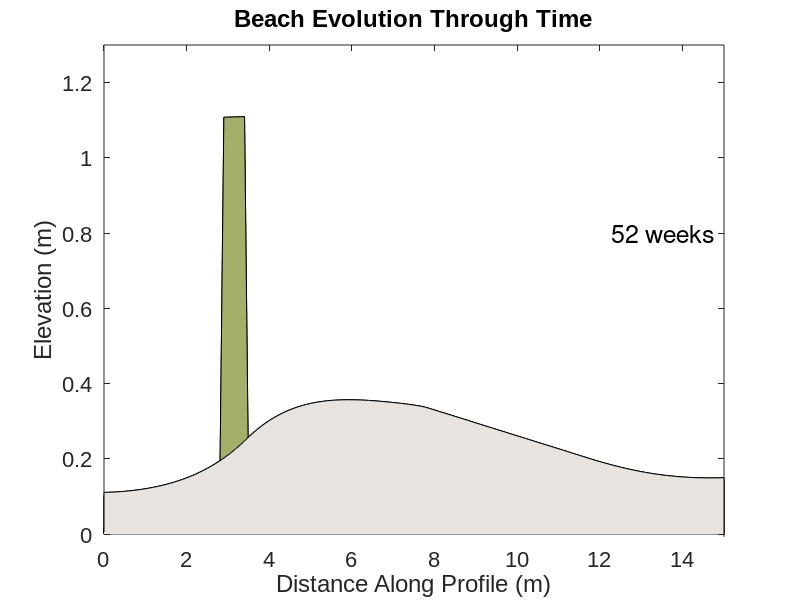

Recreate this plot in MATLAB. (Note: a time limit stopped this script after it produced the figure.)
% Grasses on a Sandy Beach: Beneficial Relationship with Burial
% A Model of Obstacle Dunes from Disrupted Wind Field
% Suspension and Diffusion
% Calculating Plant Area Covered
% written by Emily Fairfax
% April 23rd, 2016


%% Introduction to the Model

% *** Motivation *** 
% The motivation for this model is to demonstrate how a plant's
% physiological response to burial by sand affects both it's growth pattern
% through time as well as the morphology of obstacle dunes which form
% downwind of the plant. It takes into account sand falling out of
% suspension behind the plant in the plant's "windshadow," as well as
% hillslope diffusion of the sand as it falls out of suspension and is
% added to the bed.

% *** Relationship to Burial in Sand ***
% In this particular version of the model, the plant has a beneficial
% relationship with burial, such as that found in Sea Oats and American
% Dunegrass. This means that the growth rate of the plant is based on the
% following equation: G = c*gB(1-B), where G is the growth rate in vertical
% height/time, g is a scaling factor of a base growth rate, and B is the
% scaled biomass of the plant - in this case B is represented by the
% plant's height as a percentage of a max possible growth height. The
% "growth factor" term, c, accounts for how much of the plant is buried in
% the sand. There is an optimal burial percentage defined in the model -
% for burials less than or equal to this percentage, the amount of benefit
% the plant receives from burial increases with increasing burial. Above
% this percentage and increasing burial begins to decrease the benefit the
% plant receives from being buried. In this model the plant is never buried
% enough to cause negative growth.

% *** Model Output ***
% This model will output a movie of the dune forming as it runs, and then
% upon completion produces figures showing the following values through
% time:total accumulated sand in the dune, plant height, percentage of
% plant buried in the sand, growth rate and aboveground exposed plant
% biomass. It also produces a plot of the growth factor term as it related
% to the buried biomass percentage. 

% *** Notes on Running the Model ***
% Since this model includes diffusion, many of the parameters are fairly
% sensitive - in particular the time step and spacial steps, dx and dt.
% Changing these will likely result in an unstable model.

% *** Enjoy!*** 
% Feel free to email me with any questions at emily.fairfax@gmail.com

clear all

%% Initialize
% Constants
    % Topography Constants
    beach_length = 15; % length of the beach in meters
    beach_slope = .003; % slope of beach (for linear topography)
    
    % Grass Constants
    max_grass_height = 1; %maximum height grass can grow
    min_growth = 0.015; %grass grows at a minimum of this amount per timestep, m
    grass_height = 0.05; % height of grass tuft in meters, initialize with some starting height
    block_factor = 0.3; % effective height of grass that acts as a wind block
    optimal_coverage_percent = 0.08; %*100 = percent covered for best growth
    
    % Suspended Load Constants
    suspended_sand_factor = .0006; % meters of sediment per timestep that could fall out of suspension if wind speed -> 0 
    
    %Diffusion Constants
    k = 10; %hillslope diffusivity constant in meter^2/timestep
    rho_sand = 1700; %density of soil in kg/m^3

% Space Array
    dx = .1; % horizontal step in meters
    xmin = 0; % min horizontal space in meters
    xmax = beach_length; % max horizontal space in meters
    x = xmin:dx:xmax; % x array
    xedge = xmin+(dx/2):dx:xmax-(dx/2); % xedge array  
    
% Time Array
    dt = .25; % time step in days
    max_days = 365; % number of minutes to run the simulation
    tmax = max_days; % tmax in days
    t = 0:dt:tmax; % time array
    imax = length(t); % loop length
    nplot = max_days; % number of plots
    tplot = tmax/nplot; % times at which plots will be made
    
% Variable Arrays
    N = length(x); % nodes
    
    % Sand Arrays
    sand_elevation = zeros(1,N); %create array for elevation profile of earth
    sand_elevation(1:N) = .1+beach_slope.*x; % linear valley profile
    original_sand_no_grass = sand_elevation; %make a copy of the sand array that will not change within the loop
    
    % Grass Arrays
    % Grass Location and Dimensions
    grass1_start = (2*xmax/10)/dx; %the grass starts at this position in the array
    grass1_end = (2*xmax/10+.5)/dx; %the grass ends at this position in the array
    grass_length = (grass1_end-grass1_start)*dx; %the length of the grass in meters
    grass1_end_effective_blocking_height = sand_elevation(grass1_start)+block_factor*grass_height; % find the elevation of the effective blocking height of the grass
    
    % Grass Elevations
    grass_elevation = sand_elevation; %create array for elevation including grass
    grass_elevation(grass1_start:grass1_end) = sand_elevation(grass1_start)+grass_height; % grass tuft is elevated above sand
    grass1_end_elevation = grass_elevation(grass1_end); % find the elevation of the grass at the end of the tuft
    
    % Wind Shadow Behind Grass
    grass1_shadow_end = (grass1_end+10/dx*grass_height); % grass wind shadow extends ten times the height of the tuft behind the grass
    grass1_shadow_length = length(x(grass1_end:grass1_shadow_end)); %this is the length of the wind shadow in the array
    grass1_shadow_end_elevation = grass_elevation(grass1_shadow_end); %this is the elevation of sand at the end of the wind shadow
    
    % Wind Disturbance Arrays
    % Treat Wind Disturbance as a Linear Trajectory from Effective Blocking
    % Height to End of Shadow Sand Elevation, simple y = mx+b formula
    wind_disturbance_height = grass1_shadow_end_elevation-((grass1_shadow_end*dx*(grass1_shadow_end_elevation-grass1_end_effective_blocking_height)/((grass1_shadow_end*dx)-grass1_start*dx)))+((grass1_shadow_end_elevation-grass1_end_effective_blocking_height)/((grass1_shadow_end*dx)-grass1_start*dx))*x; %disturbance to wind pattern is a linear decrease over the length of the wind shadow from the tip of the grass to where it intersects the sand
    
    
    %Flux Arrays
    Q_diffusion = zeros(1,N); %preallocate Q array for diffusion
    dQdx = zeros(1,N-2); %preallocate dQdx array
    
%Plotting Arrays
    bottomline=zeros(N:1);%Create a bottom line array for use in filling plots, needs to be same length as N
    bottomline(1:N)=-200000; %arbitrary very negative number
    range_of_percents = zeros(1,imax-1);
    range_of_percents = 0:20/(imax-1):20;
    range_of_zeros = zeros(1,imax-1);
    range_of_zeros_for_time = zeros(1,imax);

%% Run
for i = 2:imax %this is the time loop
    
    % Wind Speed Dependent Suspended Sediments
        % Calculate How Much Sediment to Deposit Along Wind Shadow
        percent_max_windspeed = ones(1,N-1); %initialize windspeed factor so that all wind is max windspeed

        for j = 1:(grass1_shadow_length) %loop through the wind shadow (zone of deposition), this is the only place we are going to alter the wind speed

            if sand_elevation(grass1_end+j)<=wind_disturbance_height(grass1_end+j) %if the sand isn't taller than the grass in a given unit cell
                % Linear Wind Speed Profile
                linear_wind_profile = 1/(grass1_shadow_end-grass1_end); %the slope of the line that goes from the end of the tuft to the end of the wind shadow
                percent_max_windspeed(grass1_end+j) = linear_wind_profile*x(grass1_end+j)-linear_wind_profile*grass1_end; %the line with values from 1->0 over the length of the wind shadow representing how much sand is going to fall out of suspension as a fraction of the total possible amount to fall out of suspension
            end

        end
        % Net Flux of Sand from Suspended Sediments
        dQdx_suspended_sand = suspended_sand_factor*(1 - percent_max_windspeed); %net flux into each box from suspended load being deposited is dependent on the wind speed profile as affected by the grass tuft
    
    % Diffusion of Sand
        %Flux of Sand from Diffusion
        Q_diffusion(1:N-1) = k.*diff(sand_elevation(1:N))./dx; %carry soil out of each dx box according to flux eq. for hillslope diffusion
        
        % Net Flux of Sand from Diffusion
        dQdx_diffusion(1:N-2) = (1/rho_sand)*(diff(Q_diffusion(1:N-1))./dx); %figure out the net flux in each box from sand diffusion, independent of deposited sand
        dQdX_diffusion(1:N-1) = [dQdx_diffusion(1) dQdx_diffusion]; %flux sand out of left hand side of box, ultimate downslope position
    
    % Combined Net Fluxes of Sand into Each Cell: Suspended Sediment + Diffusion
    dQdx(1:N-1) = dQdx_suspended_sand(1:N-1)+dQdX_diffusion(1:N-1);%+dQdx_diffusion(1:N-1); % diff Q to get dQdx
    dQdx(N) = dQdx(N-1); % net flux out of last box is same as box before it, allows model to drain...boundary condition

    % Sand Height Changes
    dHdt = dQdx; % conservation statement: change in sand height is a function of net flux of sand into box, no source or sink terms
    sand_elevation = sand_elevation + dHdt.*dt; % update total height of sand
    Hneg = find(sand_elevation<0); % find negative sand heights, shouldn't be any but just in case
    sand_elevation(Hneg)=0; % set negative sand heights to zero... no such thing as negative sand.
    
    %Calculate Area of Plant that is Covered by Sand using Trapezoidal
    %Integration
    plant_area_total(i) = trapz(x(grass1_start:grass1_end),grass_elevation(grass1_start:grass1_end))-trapz(x(grass1_start:grass1_end),original_sand_no_grass(grass1_start:grass1_end)); % Calculate area of the whole plant
    sand_area_accumulated_total(i) = trapz(x,sand_elevation)-trapz(x,original_sand_no_grass); %calculate area of all sand that has been added to the system since the time loop started
    plant_area_exposed(i) = trapz(x(grass1_start:grass1_end),grass_elevation(grass1_start:grass1_end))-trapz(x(grass1_start:grass1_end),sand_elevation(grass1_start:grass1_end)); %calculate how much of the plant is not buried under the sand
    plant_area_covered_percent(i) = (plant_area_total(i)-plant_area_exposed(i))/plant_area_total(i); %calculate the percent of the plant buried in the sand in decimal form
    
    %Grow the Grass
    if grass_height(i-1)<=max_grass_height %if the grass is shorter than the max height, apply the following growth laws
        
        if plant_area_covered_percent(i)<=optimal_coverage_percent %and if the plant is covered less than or equal to the optimal burial percent, the bonus from being buried increased with additional coverage
            grass_growth(i) = (min_growth*grass_height(i-1)/max_grass_height*(1-grass_height(i-1)/max_grass_height)*(1+plant_area_covered_percent(i)/optimal_coverage_percent))*dt;%growth curve for grass G = c*G(1-B) scaled by covered percentage factor, c
            biomass_growth(i) = (min_growth*grass_height(i-1)/max_grass_height*(1-grass_height(i-1)/max_grass_height))*dt;%growth curve for grass G = G(1-B) only considering the biomass terms, not coverage by sand
            burial_growth_factor(i) = (1+plant_area_covered_percent(i)/optimal_coverage_percent); %the real time burial growth factor affecting the plant is the c term
        
        else %if the plant has gone past the optimal coverage percentage, the bonus from being buried starts to decrease with additional coverage
            grass_growth(i) = (min_growth*grass_height(i-1)/max_grass_height*(1-grass_height(i-1)/max_grass_height)*(1+plant_area_covered_percent(i)/optimal_coverage_percent-2*(plant_area_covered_percent(i)-optimal_coverage_percent)/optimal_coverage_percent))*dt;%growth curve for grass G = c*G(1-B) scaled by covered percentage factor, c
            biomass_growth(i) = (min_growth*grass_height(i-1)/max_grass_height*(1-grass_height(i-1)/max_grass_height))*dt;%growth curve for grass G = G(1-B) only considering the biomass terms, not coverage by sand
            burial_growth_factor(i) = (1+plant_area_covered_percent(i)/optimal_coverage_percent-2*(plant_area_covered_percent(i)-optimal_coverage_percent)/optimal_coverage_percent);%the real time burial growth factor affecting the plant is the c term
        
        end %end the coverage based loop
    
    else %if the grass is trying to grow larger than the max height, stop it
        grass_growth(i) = 0; %no growth past max height
        biomass_growth(i) = 0; %no growth past max height
        burial_growth_factor(i) = 0; %no growth past max height
   
    end %end the grass growth loop
    
    %Update Grass Elevation, Grass Height, and other Grass Parameters with Growth
    grass_elevation(grass1_start:grass1_end) = original_sand_no_grass(grass1_start:grass1_end)+grass_height(i-1)+grass_growth(i); %update grass elevation with growth this timestep
    grass_height(i) = grass_elevation(grass1_start)-original_sand_no_grass(grass1_start); %update grass height with grass growth this time step
    grass1_end_elevation = grass_elevation(grass1_end); % find the elevation of the grass at the end of the tuft
    grass1_end_effective_blocking_height = sand_elevation(grass1_start)+block_factor*grass_height(i); % find the elevation of the effective blocking height of the grass
    grass1_shadow_end = ceil((grass1_end+10/dx*grass_height(i))); % grass wind shadow extends ten times the height of the tuft behind the grass
    grass1_shadow_length = length(x(grass1_end:grass1_shadow_end)); %this is the length of the wind shadow in the array
    grass1_shadow_end_elevation = original_sand_no_grass(grass1_shadow_end); %this is the elevation of sand at the end of the wind shadow
    
    %Update Wind Disturbance Height based on New Grass Height
    wind_disturbance_height = grass1_shadow_end_elevation-((grass1_shadow_end*dx*(grass1_shadow_end_elevation-grass1_end_effective_blocking_height)/((grass1_shadow_end*dx)-grass1_start*dx)))+((grass1_shadow_end_elevation-grass1_end_effective_blocking_height)/((grass1_shadow_end*dx)-grass1_start*dx))*x; %disturbance to wind pattern is a linear decrease over the length of the wind shadow from the tip of the grass to where it intersects the sand
    
    
    %For plotting percentage covered vs growth factor over a predetermined
    %range of percentages
    if range_of_percents(i)<= optimal_coverage_percent*100 %if the percent covered is less than or equal to the optimal percent
        range_of_growth_factors(i) = (1+0.01*range_of_percents(i)/optimal_coverage_percent); %growth factor is a increasing with additional coverage
    else % if the percent covered is greater than the optimal coverage percent
        range_of_growth_factors(i)=(1+0.01*range_of_percents(i)/optimal_coverage_percent-2*(0.01*range_of_percents(i)-optimal_coverage_percent)/optimal_coverage_percent); %growth factor decreased with addional coverage
    end %end this percentage loop
    
    %Plot the Results Each Time Step   
    if (rem(t(i),tplot)==0) %only plot if it is a multiple of tplot
        figure(1) 
        clf
        
        plot(x,grass_elevation, 'k') %plot the grass elevation
        hold all
        plot(x,sand_elevation,'k') %plot sand elevation on top of it

        %Color the grass green, do this first so sand can cover grass
        uu = [x,x];        % repeat x values
        gg = [grass_elevation,bottomline];   % vector of upper & lower boundaries
        fill(uu,gg,[.643,.686,.416]) %fill the polygon created

        %Color the sand beige, do this second so sand can cover the grass
        ss = [sand_elevation,bottomline];   % vector of upper & lower boundaries
        fill(uu,ss,[.91,.89,.87]) %fill the polygon created

        %Plot formatting
        title('Beach Evolution Through Time');
        xlabel('Distance Along Profile (m)');
        ylabel('Elevation (m)');
        set(gca,'fontsize',16,'fontname','arial')
        ht=text(4/5*xmax,.8,['  ',num2str(floor(round(t(i)/7))), ' weeks  '],'fontsize',18); %print time in animation
        axis([0 xmax 0 1.3])
        
        pause(0.02)
        hold off
    end
end

%% Finalize

figure(2) %These are plots for measureable values that change with time
clf
%Total Sand Accumulated in System
subplot(3,1,1)
plot(t,sand_area_accumulated_total)
xlabel('Time (days)');
ylabel('(m^2/unit width)');
title('Total Accumulated Sand (m^2/unit width)');
set(gca,'fontsize',16,'fontname','arial')
axis([0 tmax 0 2])

%Plant Area Exposed
subplot(3,1,2)
plot(t,plant_area_exposed)
xlabel('Time (days)');
ylabel('(m^2/unit width)');
title('Plant Area Exposed (m^2/unit width)');
set(gca,'fontsize',16,'fontname','arial')
axis([0 tmax 0 .5])

%Grass Height
subplot(3,1,3)
plot(t,grass_height)
xlabel('Time (days)');
ylabel('(m)');
title('Grass Height (m)');
set(gca,'fontsize',16,'fontname','arial')
axis([0 tmax 0 1.1])



figure(3) %these are plots showing aspects of the sand burial growth factor relationship
clf

%Plant Area Percent Covered
subplot(3,1,1)
plot(t,plant_area_covered_percent*100)
xlabel('Time (days)');
ylabel('(%)');
title('Grass Area Buried (%)');
set(gca,'fontsize',16,'fontname','arial')
axis([0 tmax 0 15])

%Plant Growth Curves
subplot(3,1,2)
plot(t,grass_growth*1000,t,biomass_growth*1000,'--k')
hold on
plot(t,range_of_zeros_for_time,'r')
xlabel('Time (days)');
ylabel('(mm/day)');
title('Vertical Grass Growth (mm/day)');
legend('Total Grass Growth per day','Grass Growth without Burial Growth Factor')
set(gca,'fontsize',16,'fontname','arial')
axis([0 tmax -.1 2])

%Plant Growth Factors
subplot(3,1,3)
plot(range_of_percents,range_of_growth_factors)
hold all
plot(range_of_percents,range_of_zeros_for_time,'r')
xlabel('Grass Area Buried (% of total grass area)');
ylabel('Burial Growth Factor');
title('Effect of Burial on Grass Growth')
set(gca,'fontsize',16,'fontname','arial')
axis([0 20 -.1 2.1])
